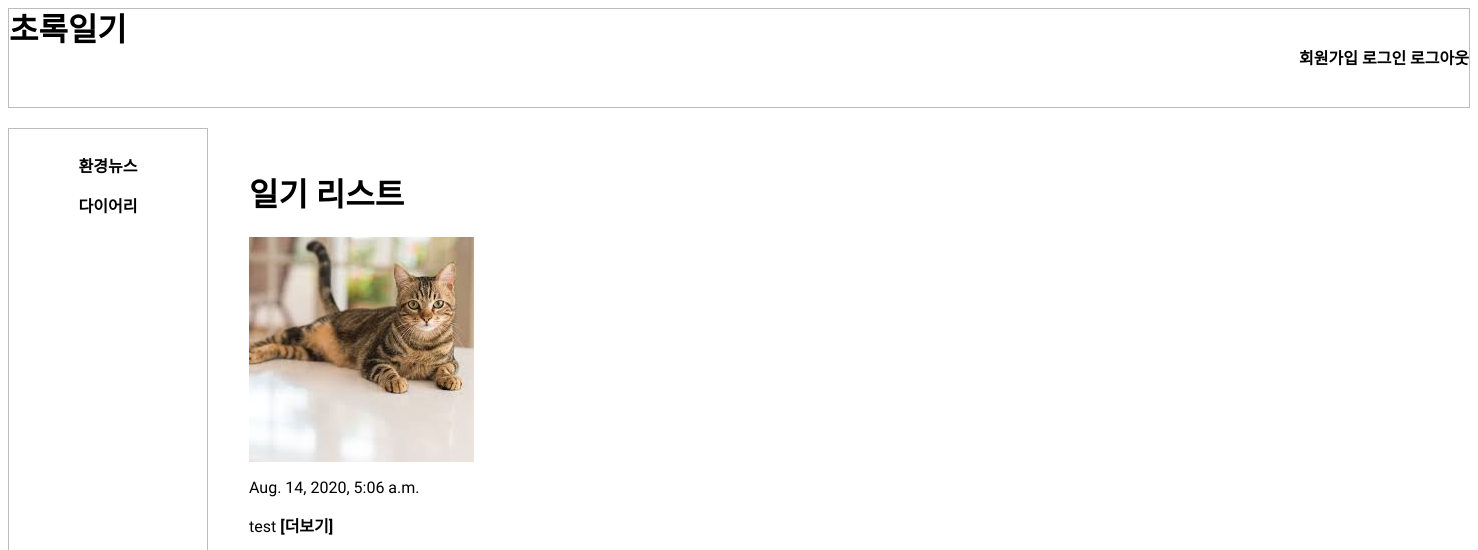
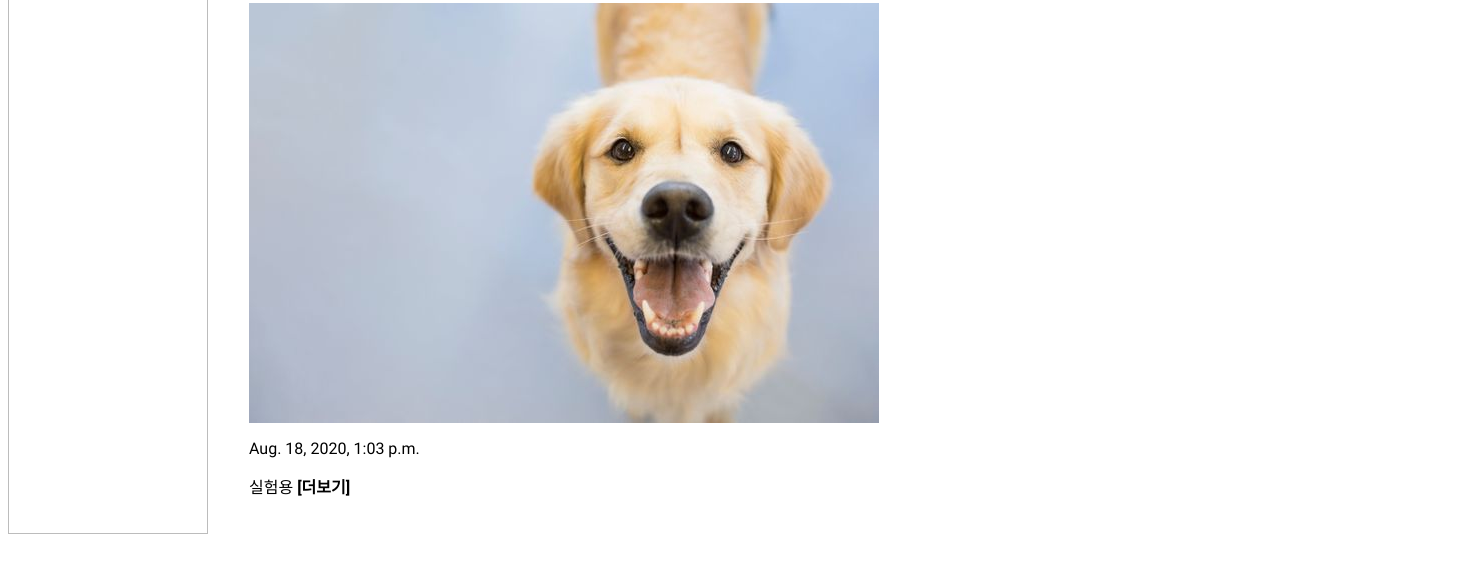
The app's page /list/ (signed in), older data (2 pictures, top to bottom).
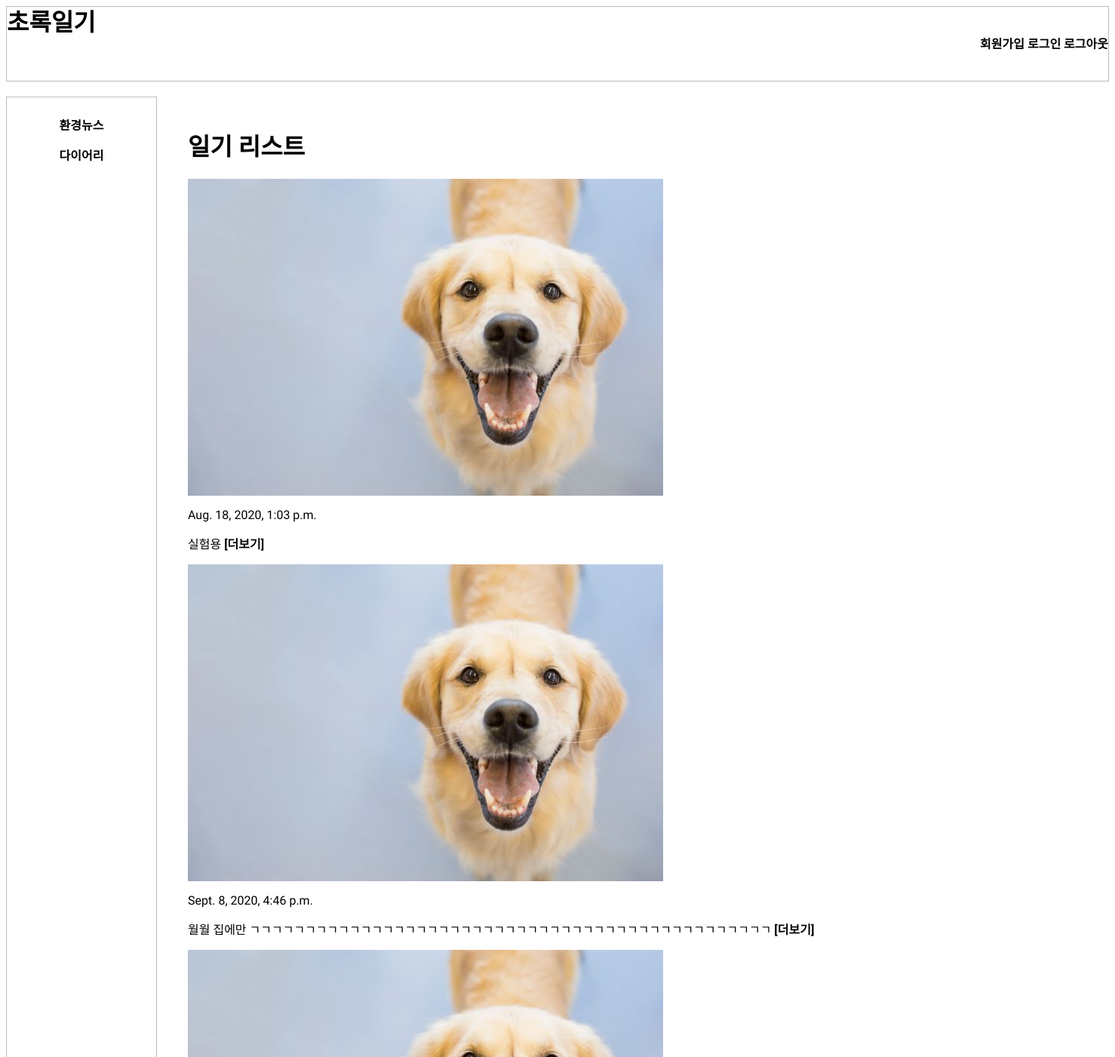
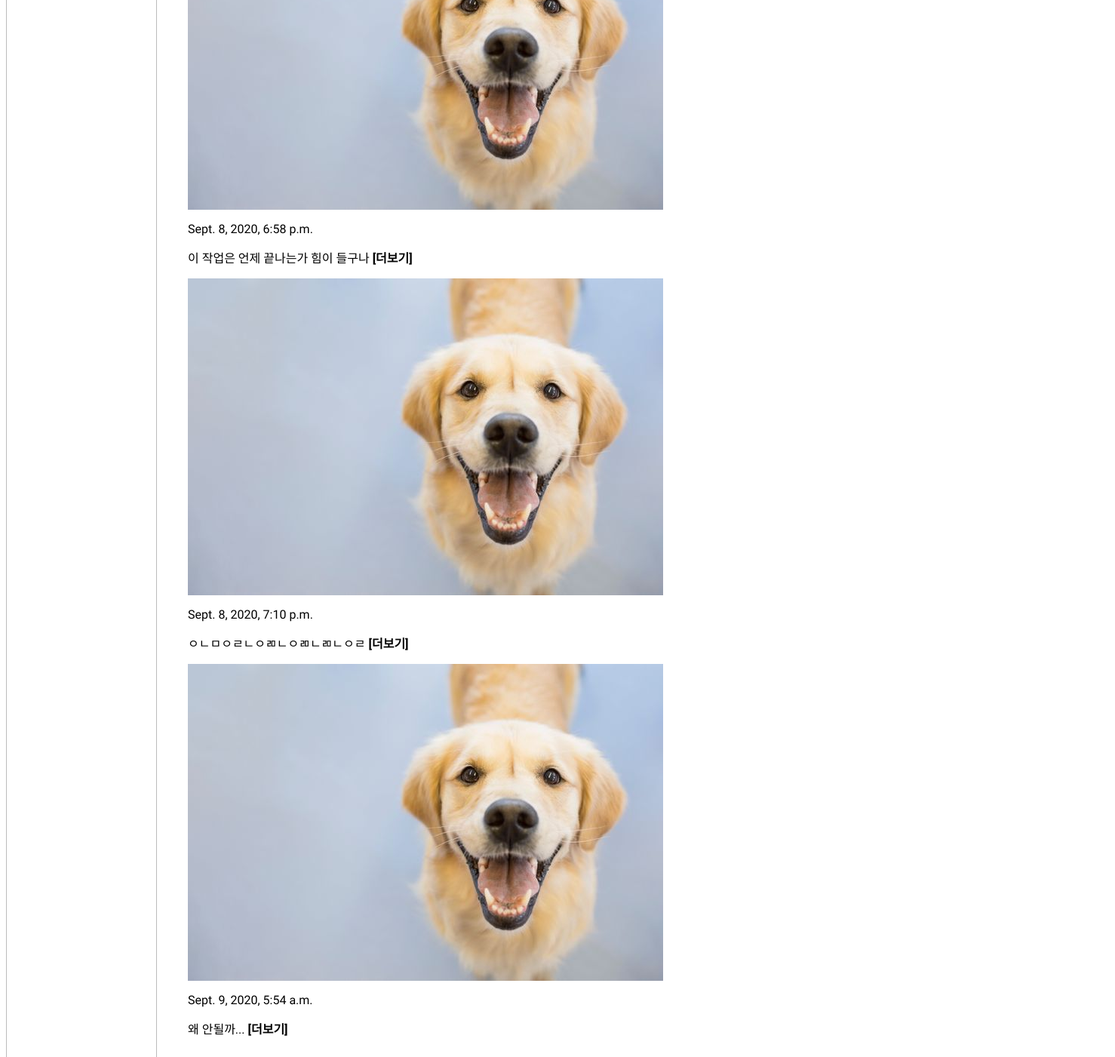
The same page, newer data (2 pictures, top to bottom).
### diary/models.py (models this page shows, shortened)
class Diary(models.Model):
    author = models.ForeignKey(User, on_delete=models.CASCADE, related_name="user")
    text = models.TextField(blank=True)
    image = models.ImageField(upload_to = 'photo/%Y/%m/%d')
    created = models.DateTimeField(auto_now_add=True)

### diary/views.py (the view)
# urls.py: path("list/", DiaryList.as_view(), name="list"),
class DiaryList(ListView):
    model = Diary
    template_name_suffix = '_list'

### templates/diary/diary_list.html
{% extends 'base.html' %}
{% block content %}
<div class = "container">
	<h1>일기 리스트</h1>
	{% for object in object_list %}
	{% if object.author == request.user %}
			<img src="{{ object.image.url }}">
			<p>{{ object.created }}</p>
			<p>{{ object.text }}
			<a href="{% url 'diary:detail' object.id %}">[더보기]</a></p>
	{% endif %}
	{% endfor %}
</div>
{% endblock %}

### templates/base.html (shortened to what this page needs)
{% load static %}
    <head>
        <link rel="stylesheet" href="{% static 'css/base.css' %}">
        <link rel="stylesheet" href="{% static 'css/calendar.css' %}">
    </head>
    <body>
      <div class="grid">
        <div class="header">
          <h1 style="line-height: 0px;">초록일기</h1>
          </div>
          <div class="header">
          <div class="vercenter">
            <div class="right">
          <a href="{% url 'signup' %}">회원가입</a>
          <a href="{% url 'login' %}">로그인</a>
          <a href="{% url 'logout' %}">로그아웃</a>
        </div>
        </div>
        </div>
          <div class="sidebar">
           <div id="container">
            <ul>
            <li><a href="">환경뉴스</a></li>
            <li><a href="{% url 'diary:calendar'%}">다이어리</a>
            </li>
           </ul>
          </div>
          </div>
    {% block content %}
    {% endblock %}
      </div>
    </body>

### static/css/base.css (style rules this page uses)
.grid { display: grid; grid-template-columns: 200px 1fr 200px; grid-template-rows: 100px 3fr 100px; gap: 20px; }
.container { width: 980px; margin: 0px auto; padding: 20px; }
.sidebar { grid-column: 1/2; grid-row: 2/3; border: 1px solid #bcbcbc; }
.header { grid-column: 1/4; grid-row: 1/2; border: 1px solid #bcbcbc; }
li { list-style: none; }
li:last-child { border-bottom: none; }
li a { display: block; color: #000000; padding: 8px; text-align: center; text-decoration: none; font-weight: bold; }
.right { text-align: right; }
.vercenter { line-height: 100px; }
body { font-family: 'Poor Story', cursive; }

### static/css/calendar.css (style rules this page uses)
ul { list-style-type: none; height: 100%; padding: 0px; position: relative; }
a { text-decoration: none; font-weight: bold; color: black; }

Row changes from the older to the newer data that the page shows:
removed Diary: image (picture), created "Aug. 14, 2020, 5:06 a.m.", text "test"
added Diary: image (picture), created "Sept. 8, 2020, 4:46 p.m.", text "월월 집에만 ㄱㄱㄱㄱㄱㄱㄱㄱㄱㄱㄱㄱㄱㄱㄱㄱㄱㄱㄱㄱㄱㄱㄱㄱㄱㄱㄱㄱㄱㄱㄱㄱㄱㄱㄱㄱㄱㄱㄱㄱㄱㄱㄱㄱㄱㄱㄱ"
added Diary: image (picture), created "Sept. 8, 2020, 6:58 p.m.", text "이 작업은 언제 끝나는가 힘이 들구나"
added Diary: image (picture), created "Sept. 8, 2020, 7:10 p.m.", text "ㅇㄴㅁㅇㄹㄴㅇㄻㄴㅇㄻㄴㄻㄴㅇㄹ"
added Diary: image (picture), created "Sept. 9, 2020, 5:54 a.m.", text "왜 안될까..."
